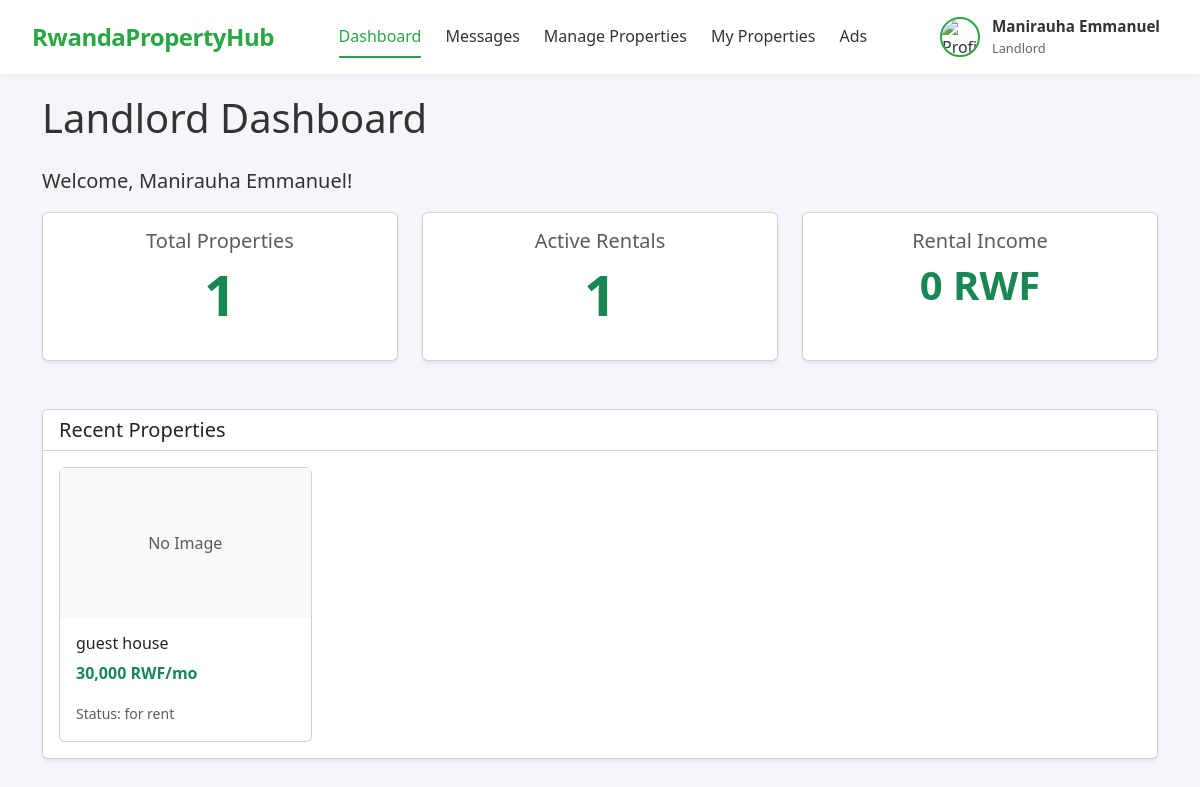
Screenshot of /landlord/dashboard.php (signed in) with the database file from the repository.
### tables this page shows
CREATE TABLE `users` (
  `id` int(11) NOT NULL,
  `first_name` varchar(100) NOT NULL,
  `last_name` varchar(100) NOT NULL,
  `email` varchar(150) NOT NULL,
  `phone` varchar(20) DEFAULT NULL,
  `password` varchar(255) NOT NULL,
  `role` enum('admin','agent','landlord','buyer','tenant') NOT NULL,
  `profile_image` varchar(255) DEFAULT NULL,
  `is_verified` tinyint(1) DEFAULT 0,
  `created_at` timestamp NOT NULL DEFAULT current_timestamp(),
  `updated_at` timestamp NOT NULL DEFAULT current_timestamp() ON UPDATE current_timestamp()
);

CREATE TABLE `properties` (
  `id` int(11) NOT NULL,
  `title` varchar(255) NOT NULL,
  `description` text DEFAULT NULL,
  `property_type` enum('house','apartment','land','commercial') NOT NULL,
  `status` enum('for_sale','for_rent','sold','rented') NOT NULL,
  `price` decimal(15,2) NOT NULL,
  `currency` varchar(10) DEFAULT 'RWF',
  `province` varchar(100) DEFAULT NULL,
  `district` varchar(100) DEFAULT NULL,
  `sector` varchar(100) DEFAULT NULL,
  `cells` varchar(40) NOT NULL,
  `address` varchar(255) DEFAULT NULL,
  `latitude` decimal(10,8) DEFAULT NULL,
  `longitude` decimal(11,8) DEFAULT NULL,
  `bedrooms` int(11) DEFAULT 0,
  `bathrooms` int(11) DEFAULT 0,
  `size_sqm` decimal(10,2) DEFAULT NULL,
  `owner_id` int(11) NOT NULL,
  `created_at` timestamp NOT NULL DEFAULT current_timestamp(),
  `updated_at` timestamp NOT NULL DEFAULT current_timestamp() ON UPDATE current_timestamp()
);

### landlord/dashboard.php (the view, shortened to what this page needs)
<?php
require '../config/database.php';
$landlord_id = $_SESSION['user_id'];
$stmt = $pdo->prepare("SELECT COUNT(*) FROM properties WHERE owner_id = ?");
$stmt->execute([$landlord_id]);
$total_properties = $stmt->fetchColumn();
$stmt = $pdo->prepare("
    SELECT COUNT(*) FROM properties
    WHERE owner_id = ? AND status = 'for_rent'
");
$stmt->execute([$landlord_id]);
$active_rentals = $stmt->fetchColumn();
$stmt = $pdo->prepare("
    SELECT SUM(rp.amount)
    FROM rental_payments rp
    JOIN properties p ON rp.property_id = p.id
    WHERE p.owner_id = ? AND rp.payment_status = 'paid'
");
$stmt->execute([$landlord_id]);
$total_income = $stmt->fetchColumn();
$total_income = $total_income ?: 0;
$stmt = $pdo->prepare("
    SELECT p.*,
        (SELECT image_url FROM property_images
         WHERE property_id = p.id AND is_primary = 1 LIMIT 1) as image
    FROM properties p
    WHERE p.owner_id = ?
    ORDER BY p.created_at DESC
    LIMIT 5
");
$stmt->execute([$landlord_id]);
$recent_properties = $stmt->fetchAll(PDO::FETCH_ASSOC);
include '../includes/header.php';
?>
<div class="container mt-4">
    <h1 class="mb-4">Landlord Dashboard</h1>
    <p class="lead">Welcome, <?= htmlspecialchars($_SESSION['full_name'] ?? ($landlord['first_name'] . ' ' . $landlord['last_name'])) ?>!</p>
    <div class="row g-4 mb-5">
        <div class="col-sm-6 col-md-4">
            <div class="card text-center h-100 shadow-sm">
                <div class="card-body">
                    <h5 class="card-title text-muted">Total Properties</h5>
                    <p class="display-4 text-success fw-bold"><?= $total_properties ?></p>
                </div>
            </div>
        </div>
        <div class="col-sm-6 col-md-4">
            <div class="card text-center h-100 shadow-sm">
                <div class="card-body">
                    <h5 class="card-title text-muted">Active Rentals</h5>
                    <p class="display-4 text-success fw-bold"><?= $active_rentals ?></p>
                </div>
            </div>
        </div>
        <div class="col-sm-6 col-md-4">
            <div class="card text-center h-100 shadow-sm">
                <div class="card-body">
                    <h5 class="card-title text-muted">Rental Income</h5>
                    <p class="display-6 text-success fw-bold"><?= number_format($total_income) ?> RWF</p>
                </div>
            </div>
        </div>
    </div>
    <div class="card shadow-sm">
        <div class="card-header bg-white">
            <h5 class="mb-0">Recent Properties</h5>
        </div>
        <div class="card-body">
            <?php if (empty($recent_properties)): ?>
                <p class="text-muted">You haven't listed any properties yet.</p>
            <?php else: ?>
                <div class="row g-4">
                    <?php foreach ($recent_properties as $prop):
                        $price_display = $prop['status'] == 'for_rent'
                            ? number_format($prop['price']) . ' ' . $prop['currency'] . '/mo'
                            : number_format($prop['price']) . ' ' . $prop['currency'];
                    ?>
                    <div class="col-md-4 col-lg-3">
                        <div class="card h-100">
                            <?php if (!empty($prop['image']) && file_exists('../uploads/property/' . $prop['image'])): ?>
                                <img src="../uploads/property/<?= htmlspecialchars($prop['image']) ?>" class="card-img-top" style="height: 150px; object-fit: cover;" alt="<?= htmlspecialchars($prop['title']) ?>">
                            <?php else: ?>
                                <div class="bg-light d-flex align-items-center justify-content-center" style="height: 150px;">
                                    <span class="text-muted">No Image</span>
                                </div>
                            <?php endif; ?>
                            <div class="card-body">
                                <h6 class="card-title"><?= htmlspecialchars(substr($prop['title'], 0, 20)) . (strlen($prop['title']) > 20 ? '...' : '') ?></h6>
                                <p class="card-text text-success fw-bold"><?= $price_display ?></p>
                                <p class="card-text"><small class="text-muted">Status: <?= str_replace('_', ' ', $prop['status']) ?></small></p>
                            </div>
                        </div>
                    </div>
                    <?php endforeach; ?>
                </div>
            <?php endif; ?>
        </div>
    </div>
</div>
</body>
</html>

### includes/header.php (shortened to what this page needs)
<?php
require dirname(__DIR__) . '/config/database.php';
$user_id = $_SESSION['user_id'];
$stmt = $pdo->prepare("SELECT * FROM users WHERE id = ?");
$stmt->execute([$user_id]);
$user = $stmt->fetch(PDO::FETCH_ASSOC);
$full_name = $user['first_name'] . ' ' . $user['last_name'];
$role = $_SESSION['role'] ?? $user['role'];
$profile_image = $user['profile_image'] ?? 'default.png';
$current_page = basename($_SERVER['PHP_SELF']);
$nav_links = [];
$dashboard_url = '';
if ($role === 'admin') {
    $dashboard_url = '../admin/dashboard.php';
} elseif ($role === 'landlord') {
    $dashboard_url = '../landlord/dashboard.php';
} elseif ($role === 'agent') {
    $dashboard_url = '../agent/dashboard.php';
} elseif (in_array($role, ['buyer', 'tenant'])) {
    $dashboard_url = '../users/dashboard.php';
} else {
    $dashboard_url = '#';
}
$nav_links[] = ['url' => $dashboard_url, 'label' => 'Dashboard'];
$nav_links[] = ['url' => '../messages/chats.php', 'label' => 'Messages'];
if ($role === 'admin') {
    $nav_links[] = ['url' => '../users/manage_users.php', 'label' => 'Manage Users'];
    $nav_links[] = ['url' => '../admin/properties.php', 'label' => 'View Properties'];
    $nav_links[] = ['url' => '../admin/manage_ads.php', 'label' => 'Manage Ads'];
    $nav_links[] = ['url' => '#', 'label' => 'Reports'];
} elseif (in_array($role, ['agent', 'landlord'])) {
    $nav_links[] = ['url' => '../landlord/manage_property.php', 'label' => 'Manage Properties'];
    $nav_links[] = ['url' => '../property/properties.php', 'label' => 'My Properties'];
    $nav_links[] = ['url' => '../users/submit_ad.php', 'label' => 'Ads'];
} elseif (in_array($role, ['buyer', 'tenant'])) {
    $nav_links[] = ['url' => '../property/view_properties.php', 'label' => 'Browse Properties'];
    $nav_links[] = ['url' => '../users/favorites.php', 'label' => 'Saved Properties'];
    $nav_links[] = ['url' => '../users/submit_ad.php', 'label' => 'Ads'];
}
?>
<!DOCTYPE html>
<html lang="en">
<head>
    <link href="https://cdn.jsdelivr.net/npm/bootstrap@5.3.2/dist/css/bootstrap.min.css" rel="stylesheet">
    <link rel="stylesheet" href="https://cdnjs.cloudflare.com/ajax/libs/font-awesome/6.4.0/css/all.min.css">
</head>
<body>
<nav class="navbar">
    <a href="../index.php" class="logo">RwandaPropertyHub</a>
    <div class="nav-links" id="navLinks">
        <?php foreach ($nav_links as $link):
            $active = (basename($link['url']) === $current_page) ? 'class="active"' : '';
        ?>
            <a href="<?= $link['url'] ?>" <?= $active ?>><?= $link['label'] ?></a>
        <?php endforeach; ?>
    </div>
    <div class="user-menu" id="userMenu">
        <div class="user-info">
            <img src="../uploads/profile/<?= htmlspecialchars($profile_image) ?>" alt="Profile">
            <div>
                <strong><?= htmlspecialchars($full_name) ?></strong><br>
                <small><?= htmlspecialchars(ucfirst($role)) ?></small>
            </div>
        </div>
    </div>
</nav>
</body>
</html>

### includes/header.php (style rules this page uses)
:root { --primary: #28a745; --primary-dark: #218838; --text: #333; --text-light: #666; --bg-light: #f4f6f9; --white: #fff; --shadow: 0 2px 10px rgba(0,0,0,0.05); --shadow-lg: 0 5px 20px rgba(0,0,0,0.08); --border: #ddd; }
* { margin: 0; padding: 0; box-sizing: border-box; font-family: 'Segoe UI', Tahoma, Geneva, Verdana, sans-serif; }
body { background-color: var(--bg-light); color: var(--text); padding-top: 70px; }
.navbar { display: flex; justify-content: space-between; align-items: center; padding: 0.75rem 2rem; background: var(--white); box-shadow: var(--shadow); position: fixed; top: 0; left: 0; right: 0; z-index: 1000; transition: all 0.3s ease; }
.logo { font-size: 1.5rem; font-weight: 700; color: var(--primary); text-decoration: none; letter-spacing: -0.5px; }
.nav-links { display: flex; align-items: center; gap: 1.5rem; }
.nav-links a { text-decoration: none; color: var(--text); font-weight: 500; padding: 0.5rem 0; border-bottom: 2px solid transparent; transition: color 0.2s, border-color 0.2s; }
.nav-links a.active { color: var(--primary); border-bottom-color: var(--primary); }
.user-menu { position: relative; cursor: pointer; }
.user-info { display: flex; align-items: center; gap: 0.75rem; padding: 0.25rem 0.5rem; border-radius: 30px; transition: background 0.2s; }
.user-info img { width: 40px; height: 40px; border-radius: 50%; object-fit: cover; border: 2px solid var(--primary); }
.user-info div { line-height: 1.3; }
.user-info strong { font-size: 0.95rem; }
.user-info small { font-size: 0.8rem; color: var(--text-light); }

### rows the page displays
users: full_name "Manirauha Emmanuel"
properties: title "guest house", price_display "30,000 RWF/mo", status "for rent"

### other values shown
$link['label'] "Dashboard"
$link['label'] "Messages"
$link['label'] "Manage Properties"
$link['label'] "My Properties"
$link['label'] "Ads"
$role "Landlord"
$_SESSION['full_name'] "Manirauha Emmanuel"
$total_properties "1"
$active_rentals "1"
$total_income "0"
